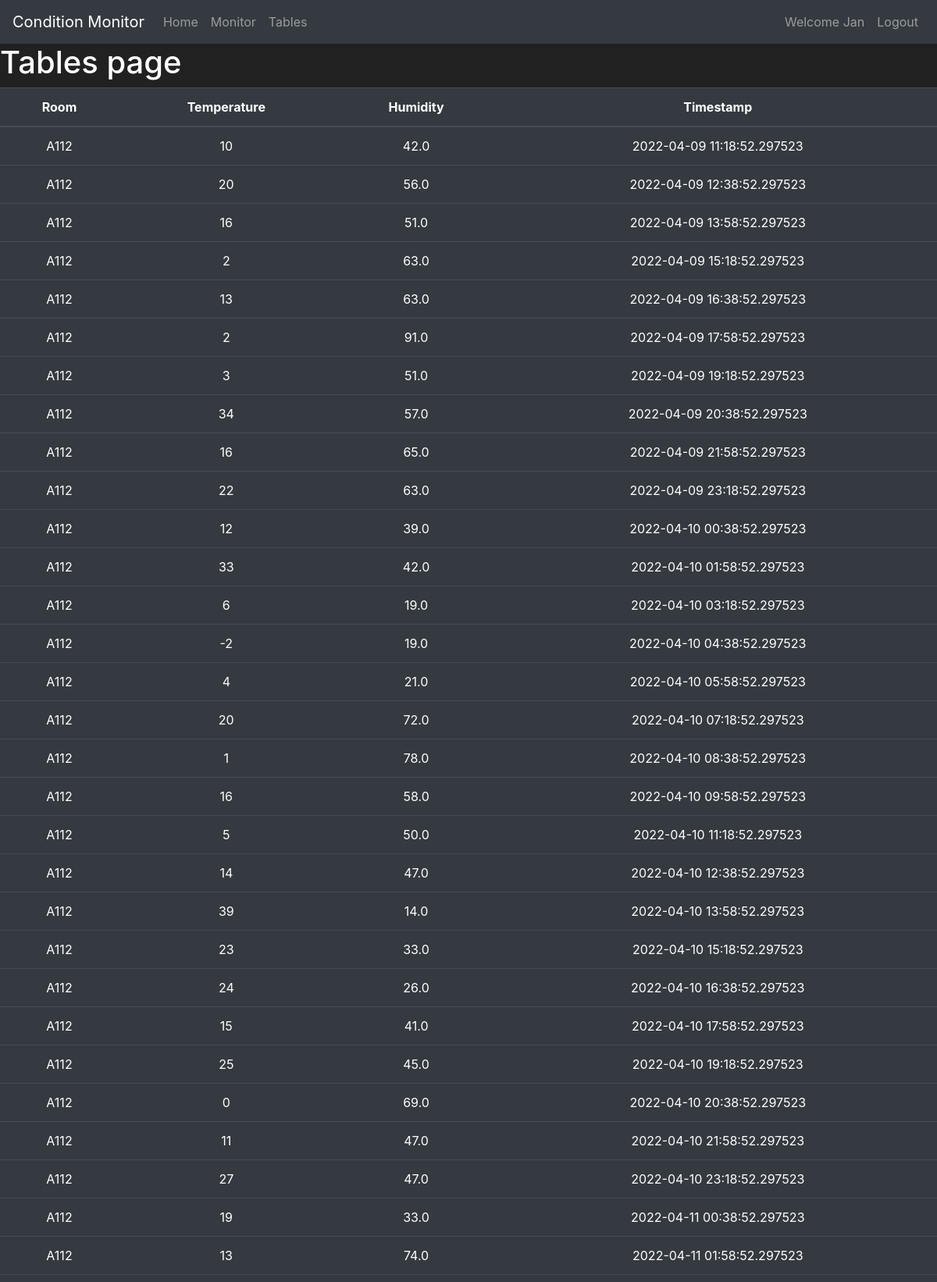
/tables/A112 (signed in, upper part), run on the app's committed database.
### condition_monitor/models.py (models this page shows, shortened)
class User(db.Model, UserMixin):
    __tablename__ = "users"
    id = db.Column(db.Integer, primary_key = True)
    username = db.Column(db.String(30), nullable = False, unique = True)
    email = db.Column(db.String(50), nullable = False, unique = True)
    password_hash = db.Column(db.String(60), nullable = False)
    active = db.Column(db.Boolean(), nullable = False, default = True)
    role_id = db.Column(db.Integer, db.ForeignKey("roles.id"), nullable=False)
    @property
    def password(self):
        return self.password_hash
    def role(self):
        return DBConnection().getRoleName(self.role_id)

class Room(db.Model):
    __tablename__ = "rooms"
    id = db.Column(db.Integer, primary_key = True)
    name = db.Column(db.String(10), unique=True, nullable=False)
    description = db.Column(db.String(100))

class Measurement(db.Model):
    __tablename__ = "measurements"
    id = db.Column(db.Integer, primary_key = True)
    roomid = db.Column(db.Integer, db.ForeignKey("rooms.id", ondelete='CASCADE'))
    room = db.relationship('Room', backref=db.backref('measurements', cascade="all, delete"))
    temperature = db.Column(db.Integer)
    humidity = db.Column(db.Float)
    timestamp = db.Column(db.DateTime)

### condition_monitor/routes.py (the view)
@app.route("/tables/<roomname>")
@login_required
def tables_page_room(roomname):
    room = db.getRoom(roomname)
    measurements = {}
    if room != None:
        measurements[room.name] = db.getMeasurementsForRoom(room.id)
    return render_template("tables.html", measurements = measurements)

### condition_monitor/models.py (called while the page is built)
@login_manager.user_loader
def load_user(user_id):
    return User.query.get(int(user_id))

    def __call__(cls, *args, **kwargs):
        if cls not in cls._instances:
            cls._instances[cls] = super(
                Singleton, cls).__call__(*args, **kwargs)
        return cls._instances[cls]

    def getRoom(self, name):
        return self.session.query(Room).filter(Room.name == name).first()

    def getMeasurementsForRoom(self, id):
        return self.session.query(Measurement).filter(Measurement.roomid == id).order_by(Measurement.timestamp).all()

    def getRoleName(self, id):
        return self.session.query(UserRole).filter(UserRole.id == id).first().name

### condition_monitor/templates/tables.html (shortened to what this page needs)
{% extends "base.html" %}
{% block content %}
<h1>Tables page</h1>
    <table class="table table-hover table-dark text-center">
        <thead>
            <tr>
                <th scope="col">Room</th>
                <th scope="col">Temperature</th>
                <th scope="col">Humidity</th>
                <th scope="col">Timestamp</th>
            </tr>
        </thead>
        <tbody>
                {% for key, val in measurements.items() %}
                {% for m in val %}
                <tr>
                    <td>{{ key }}</td>
                    <td>{{ m.temperature }}</td>
                    <td>{{ m.humidity }}</td>
                    <td>{{ m.timestamp }}</td>
                </tr>
                {% endfor %}
                {% endfor %}
        </tbody>
    </table>
{% endblock %}

### condition_monitor/templates/base.html (shortened to what this page needs)
<!doctype html>
<html lang="en">
   <head>
      <link rel="stylesheet" href="https://cdn.jsdelivr.net/npm/bootstrap@4.5.3/dist/css/bootstrap.min.css">
   </head>
   <body>
      <nav class="navbar navbar-expand-md navbar-dark bg-dark">
        <a class="navbar-brand" href="#">Condition Monitor</a>
        <div class="collapse navbar-collapse" id="navbarNav">
            <ul class="navbar-nav mr-auto">
                <li class="nav-item {% if request.path == url_for('home_page') %} active {% endif %}">
                    <a class="nav-link" href="{{ url_for('home_page') }}">Home <span class="sr-only">(current)</span></a>
                </li>
                <li class="nav-item {% if request.path == url_for('monitor_page') %}active{% endif %}">
                    <a class="nav-link" href="{{ url_for('monitor_page') }}">Monitor</a>
                </li>
                <li class="nav-item {% if request.path == url_for('tables_page') %}active{% endif %}">
                    <a class="nav-link" href="{{ url_for('tables_page') }}">Tables</a>
                </li>
            </ul>
            <ul class="navbar-nav">
                {% if current_user.is_authenticated %}
                <li class="nav-item">
                    <span class="nav-link">Welcome {{ current_user.username }}</span>
                </li>
                <li class="nav-item {% if request.path == url_for('logout_page') %}active{% endif %}">
                    <a class="nav-link" href="{{ url_for('logout_page') }}">Logout</a>
                </li>
                {% endif %}
            </ul>
        </div>
    </nav>
      {% block content %}
      {% endblock %}
   </body>
</html>

### condition_monitor/templates/base.html (style rules this page uses)
body { background-color: #212121; color: white }

### data on the page
User: username "Jan"
Room: name "A112"
Measurement: temperature "10", humidity "42.0", timestamp "2022-04-09 11:18:52.297523"
Measurement: temperature "20", humidity "56.0", timestamp "2022-04-09 12:38:52.297523"
Measurement: temperature "16", humidity "51.0", timestamp "2022-04-09 13:58:52.297523"
Measurement: temperature "2", humidity "63.0", timestamp "2022-04-09 15:18:52.297523"
Measurement: temperature "13", humidity "63.0", timestamp "2022-04-09 16:38:52.297523"
Measurement: temperature "2", humidity "91.0", timestamp "2022-04-09 17:58:52.297523"
Measurement: temperature "3", humidity "51.0", timestamp "2022-04-09 19:18:52.297523"
Measurement: temperature "34", humidity "57.0", timestamp "2022-04-09 20:38:52.297523"
Measurement: temperature "16", humidity "65.0", timestamp "2022-04-09 21:58:52.297523"
Measurement: temperature "22", humidity "63.0", timestamp "2022-04-09 23:18:52.297523"
Measurement: temperature "12", humidity "39.0", timestamp "2022-04-10 00:38:52.297523"
Measurement: temperature "33", humidity "42.0", timestamp "2022-04-10 01:58:52.297523"
Measurement: temperature "6", humidity "19.0", timestamp "2022-04-10 03:18:52.297523"
Measurement: temperature "-2", humidity "19.0", timestamp "2022-04-10 04:38:52.297523"
Measurement: temperature "4", humidity "21.0", timestamp "2022-04-10 05:58:52.297523"
Measurement: temperature "20", humidity "72.0", timestamp "2022-04-10 07:18:52.297523"
Measurement: temperature "1", humidity "78.0", timestamp "2022-04-10 08:38:52.297523"
Measurement: temperature "16", humidity "58.0", timestamp "2022-04-10 09:58:52.297523"
Measurement: temperature "5", humidity "50.0", timestamp "2022-04-10 11:18:52.297523"
Measurement: temperature "14", humidity "47.0", timestamp "2022-04-10 12:38:52.297523"
Measurement: temperature "39", humidity "14.0", timestamp "2022-04-10 13:58:52.297523"
Measurement: temperature "23", humidity "33.0", timestamp "2022-04-10 15:18:52.297523"
Measurement: temperature "24", humidity "26.0", timestamp "2022-04-10 16:38:52.297523"
Measurement: temperature "15", humidity "41.0", timestamp "2022-04-10 17:58:52.297523"
Measurement: temperature "25", humidity "45.0", timestamp "2022-04-10 19:18:52.297523"
Measurement: temperature "0", humidity "69.0", timestamp "2022-04-10 20:38:52.297523"
Measurement: temperature "11", humidity "47.0", timestamp "2022-04-10 21:58:52.297523"
Measurement: temperature "27", humidity "47.0", timestamp "2022-04-10 23:18:52.297523"
Measurement: temperature "19", humidity "33.0", timestamp "2022-04-11 00:38:52.297523"
Measurement: temperature "13", humidity "74.0", timestamp "2022-04-11 01:58:52.297523"
